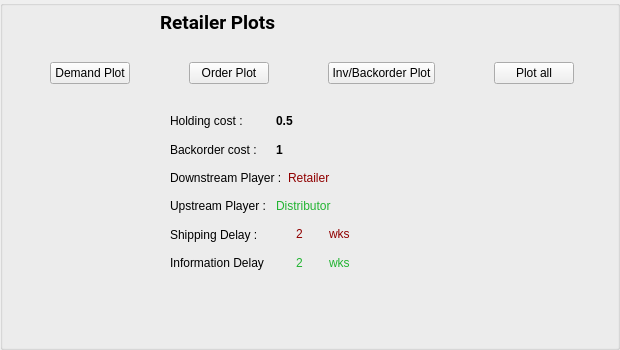
     <widget class="QGroupBox" name="groupBox_38">
      <property name="geometry">
       <rect>
        <x>660</x>
        <y>370</y>
        <width>620</width>
        <height>350</height>
       </rect>
      </property>
      <property name="styleSheet">
       <string notr="true"/>
      </property>
      <property name="title">
       <string/>
      </property>
      <widget class="QWidget" name="layoutWidget_143">
       <property name="geometry">
        <rect>
         <x>160</x>
         <y>10</y>
         <width>522</width>
         <height>25</height>
        </rect>
       </property>
       <layout class="QHBoxLayout" name="horizontalLayout_202">
        <item>
         <widget class="QLabel" name="label_585">
          <property name="font">
           <font>
            <family>Roboto</family>
            <pointsize>14</pointsize>
            <weight>75</weight>
            <bold>true</bold>
           </font>
          </property>
          <property name="text">
           <string>Retailer Plots</string>
          </property>
         </widget>
        </item>
       </layout>
      </widget>
      <widget class="QGroupBox" name="groupBox_39">
       <property name="geometry">
        <rect>
         <x>640</x>
         <y>358</y>
         <width>620</width>
         <height>350</height>
        </rect>
       </property>
       <property name="title">
        <string/>
       </property>
       <widget class="QWidget" name="layoutWidget_144">
        <property name="geometry">
         <rect>
          <x>110</x>
          <y>10</y>
          <width>332</width>
          <height>19</height>
         </rect>
        </property>
        <layout class="QHBoxLayout" name="horizontalLayout_203">
         <item>
          <widget class="QLabel" name="label_586">
           <property name="text">
            <string>Inventory and Order Status Plots for</string>
           </property>
          </widget>
         </item>
         <item>
          <widget class="QLabel" name="label_587">
           <property name="text">
            <string>Wholesaler</string>
           </property>
          </widget>
         </item>
        </layout>
       </widget>
       <widget class="QWidget" name="layoutWidget_145">
        <property name="geometry">
         <rect>
          <x>60</x>
          <y>60</y>
          <width>295</width>
          <height>76</height>
         </rect>
        </property>
        <layout class="QVBoxLayout" name="verticalLayout_87">
         <item>
          <layout class="QHBoxLayout" name="horizontalLayout_204">
           <item>
            <widget class="QPushButton" name="pushButton_51">
             <property name="text">
              <string>Demand Plot</string>
             </property>
            </widget>
           </item>
           <item>
            <spacer name="horizontalSpacer_29">
             <property name="orientation">
              <enum>Qt::Horizontal</enum>
             </property>
             <property name="sizeHint" stdset="0">
              <size>
               <width>40</width>
               <height>20</height>
              </size>
             </property>
            </spacer>
           </item>
           <item>
            <widget class="QPushButton" name="pushButton_52">
             <property name="text">
              <string>Order Plot</string>
             </property>
            </widget>
           </item>
          </layout>
         </item>
         <item>
          <layout class="QHBoxLayout" name="horizontalLayout_205">
           <item>
            <widget class="QPushButton" name="pushButton_53">
             <property name="text">
              <string>Inv/Backorder Plot</string>
             </property>
            </widget>
           </item>
           <item>
            <spacer name="horizontalSpacer_30">
             <property name="orientation">
              <enum>Qt::Horizontal</enum>
             </property>
             <property name="sizeHint" stdset="0">
              <size>
               <width>40</width>
               <height>20</height>
              </size>
             </property>
            </spacer>
           </item>
           <item>
            <widget class="QPushButton" name="pushButton_54">
             <property name="text">
              <string>Plot all</string>
             </property>
            </widget>
           </item>
          </layout>
         </item>
        </layout>
       </widget>
       <widget class="QWidget" name="layoutWidget_146">
        <property name="geometry">
         <rect>
          <x>130</x>
          <y>180</y>
          <width>205</width>
          <height>164</height>
         </rect>
        </property>
        <layout class="QVBoxLayout" name="verticalLayout_88">
         <item>
          <layout class="QHBoxLayout" name="horizontalLayout_206">
           <item>
            <widget class="QLabel" name="label_588">
             <property name="text">
              <string>Holding cost :</string>
             </property>
            </widget>
           </item>
           <item>
            <widget class="QLabel" name="label_589">
             <property name="text">
              <string>0.5</string>
             </property>
            </widget>
           </item>
          </layout>
         </item>
         <item>
          <layout class="QHBoxLayout" name="horizontalLayout_207">
           <item>
            <widget class="QLabel" name="label_590">
             <property name="text">
              <string>Backorder cost :</string>
             </property>
            </widget>
           </item>
           <item>
            <widget class="QLabel" name="label_591">
             <property name="text">
              <string>1</string>
             </property>
            </widget>
           </item>
          </layout>
         </item>
         <item>
          <layout class="QHBoxLayout" name="horizontalLayout_208">
           <item>
            <widget class="QLabel" name="label_592">
             <property name="text">
              <string>Downstream Player :</string>
             </property>
            </widget>
           </item>
           <item>
            <widget class="QLabel" name="label_593">
             <property name="text">
              <string>Retailer</string>
             </property>
            </widget>
           </item>
          </layout>
         </item>
         <item>
          <layout class="QHBoxLayout" name="horizontalLayout_209">
           <item>
            <widget class="QLabel" name="label_594">
             <property name="text">
              <string>Upstream Player :</string>
             </property>
            </widget>
           </item>
           <item>
            <widget class="QLabel" name="label_595">
             <property name="text">
              <string>Distributor</string>
             </property>
            </widget>
           </item>
          </layout>
         </item>
         <item>
          <layout class="QHBoxLayout" name="horizontalLayout_210">
           <item>
            <widget class="QLabel" name="label_596">
             <property name="text">
              <string>Shipping Delay :</string>
             </property>
            </widget>
           </item>
           <item>
            <layout class="QHBoxLayout" name="horizontalLayout_211">
             <item>
              <widget class="QLabel" name="label_597">
               <property name="text">
                <string>2</string>
               </property>
               <property name="alignment">
                <set>Qt::AlignCenter</set>
               </property>
              </widget>
             </item>
             <item>
              <widget class="QLabel" name="label_598">
               <property name="text">
                <string>wks</string>
               </property>
              </widget>
             </item>
            </layout>
           </item>
          </layout>
         </item>
         <item>
          <layout class="QHBoxLayout" name="horizontalLayout_212">
           <item>
            <widget class="QLabel" name="label_599">
             <property name="text">
              <string>Information Delay</string>
             </property>
            </widget>
           </item>
           <item>
            <layout class="QHBoxLayout" name="horizontalLayout_213">
             <item>
              <widget class="QLabel" name="label_600">
               <property name="enabled">
                <bool>true</bool>
               </property>
               <property name="text">
                <string>2</string>
               </property>
               <property name="alignment">
                <set>Qt::AlignCenter</set>
               </property>
              </widget>
             </item>
             <item>
              <widget class="QLabel" name="label_601">
               <property name="text">
                <string>wks</string>
               </property>
              </widget>
             </item>
            </layout>
           </item>
          </layout>
         </item>
        </layout>
       </widget>
       <widget class="QWidget" name="layoutWidget_147">
        <property name="geometry">
         <rect>
          <x>103</x>
          <y>150</y>
          <width>253</width>
          <height>19</height>
         </rect>
        </property>
        <layout class="QHBoxLayout" name="horizontalLayout_214">
         <item>
          <widget class="QLabel" name="label_602">
           <property name="text">
            <string>Supply chain settings for</string>
           </property>
          </widget>
         </item>
         <item>
          <widget class="QLabel" name="label_603">
           <property name="text">
            <string>Wholesaler</string>
           </property>
          </widget>
         </item>
        </layout>
       </widget>
      </widget>
      <widget class="QGroupBox" name="groupBox_40">
       <property name="geometry">
        <rect>
         <x>0</x>
         <y>358</y>
         <width>620</width>
         <height>350</height>
        </rect>
       </property>
       <property name="title">
        <string/>
       </property>
       <widget class="QLabel" name="label_604">
        <property name="geometry">
         <rect>
          <x>20</x>
          <y>50</y>
          <width>501</width>
          <height>41</height>
         </rect>
        </property>
        <property name="text">
         <string>When all the Players have placed an order, you will automatically be advanced to the next week 10 seconds after.</string>
        </property>
        <property name="wordWrap">
         <bool>true</bool>
        </property>
       </widget>
       <widget class="QWidget" name="layoutWidget_148">
        <property name="geometry">
         <rect>
          <x>20</x>
          <y>160</y>
          <width>200</width>
          <height>92</height>
         </rect>
        </property>
        <layout class="QHBoxLayout" name="horizontalLayout_215">
         <item>
          <layout class="QVBoxLayout" name="verticalLayout_89">
           <item>
            <widget class="QLabel" name="label_605">
             <property name="text">
              <string>Factory</string>
             </property>
            </widget>
           </item>
           <item>
            <widget class="QLabel" name="label_606">
             <property name="text">
              <string>Distributor</string>
             </property>
            </widget>
           </item>
           <item>
            <widget class="QLabel" name="label_607">
             <property name="text">
              <string>Wholesaler</string>
             </property>
            </widget>
           </item>
           <item>
            <widget class="QLabel" name="label_608">
             <property name="text">
              <string>Retailer</string>
             </property>
            </widget>
           </item>
          </layout>
         </item>
         <item>
          <layout class="QVBoxLayout" name="verticalLayout_90">
           <item>
            <widget class="QLabel" name="label_609">
             <property name="text">
              <string>Has not ordered</string>
             </property>
            </widget>
           </item>
           <item>
            <widget class="QLabel" name="label_610">
             <property name="text">
              <string>Order placed</string>
             </property>
            </widget>
           </item>
           <item>
            <widget class="QLabel" name="label_611">
             <property name="text">
              <string>Has not ordered</string>
             </property>
            </widget>
           </item>
           <item>
            <widget class="QLabel" name="label_612">
             <property name="text">
              <string>Order placed</string>
             </property>
            </widget>
           </item>
          </layout>
         </item>
        </layout>
       </widget>
       <widget class="QWidget" name="layoutWidget_149">
        <property name="geometry">
         <rect>
          <x>20</x>
          <y>120</y>
          <width>56</width>
          <height>19</height>
         </rect>
        </property>
        <layout class="QHBoxLayout" name="horizontalLayout_216">
         <item>
          <widget class="QLabel" name="label_613">
           <property name="text">
            <string>Week</string>
           </property>
          </widget>
         </item>
         <item>
          <widget class="QLabel" name="label_614">
           <property name="text">
            <string>2</string>
           </property>
           <property name="alignment">
            <set>Qt::AlignCenter</set>
           </property>
          </widget>
         </item>
        </layout>
       </widget>
       <widget class="QWidget" name="layoutWidget_150">
        <property name="geometry">
         <rect>
          <x>90</x>
          <y>10</y>
          <width>341</width>
          <height>19</height>
         </rect>
        </property>
        <layout class="QHBoxLayout" name="horizontalLayout_217">
         <item>
          <widget class="QLabel" name="label_615">
           <property name="text">
            <string>Status of Other Supply Chain Members of Game</string>
           </property>
          </widget>
         </item>
         <item>
          <widget class="QLabel" name="label_616">
           <property name="text">
            <string>1</string>
           </property>
           <property name="alignment">
            <set>Qt::AlignCenter</set>
           </property>
          </widget>
         </item>
        </layout>
       </widget>
      </widget>
      <widget class="QGroupBox" name="groupBox_41">
       <property name="geometry">
        <rect>
         <x>638</x>
         <y>0</y>
         <width>620</width>
         <height>350</height>
        </rect>
       </property>
       <property name="title">
        <string/>
       </property>
       <widget class="QLabel" name="label_617">
        <property name="geometry">
         <rect>
          <x>90</x>
          <y>10</y>
          <width>291</width>
          <height>20</height>
         </rect>
        </property>
        <property name="text">
         <string>Wholesaler Information for the last 10 weeks</string>
        </property>
       </widget>
       <widget class="QLabel" name="label_618">
        <property name="geometry">
         <rect>
          <x>30</x>
          <y>50</y>
          <width>371</width>
          <height>16</height>
         </rect>
        </property>
        <property name="text">
         <string>Note: the two orders placed to Wholesaler before week 1 are</string>
        </property>
       </widget>
       <widget class="QLabel" name="label_619">
        <property name="geometry">
         <rect>
          <x>390</x>
          <y>50</y>
          <width>16</width>
          <height>16</height>
         </rect>
        </property>
        <property name="text">
         <string>4</string>
        </property>
        <property name="alignment">
         <set>Qt::AlignCenter</set>
        </property>
       </widget>
       <widget class="QLabel" name="label_620">
        <property name="geometry">
         <rect>
          <x>405</x>
          <y>50</y>
          <width>21</width>
          <height>16</height>
         </rect>
        </property>
        <property name="text">
         <string>and</string>
        </property>
       </widget>
       <widget class="QLabel" name="label_621">
        <property name="geometry">
         <rect>
          <x>425</x>
          <y>50</y>
          <width>16</width>
          <height>16</height>
         </rect>
        </property>
        <property name="text">
         <string>4</string>
        </property>
        <property name="alignment">
         <set>Qt::AlignCenter</set>
        </property>
       </widget>
       <widget class="QLabel" name="label_622">
        <property name="geometry">
         <rect>
          <x>440</x>
          <y>50</y>
          <width>31</width>
          <height>16</height>
         </rect>
        </property>
        <property name="text">
         <string>units.</string>
        </property>
       </widget>
       <widget class="QTableWidget" name="tableWidget_12">
        <property name="geometry">
         <rect>
          <x>70</x>
          <y>90</y>
          <width>491</width>
          <height>51</height>
         </rect>
        </property>
        <property name="rowCount">
         <number>2</number>
        </property>
        <property name="columnCount">
         <number>7</number>
        </property>
        <attribute name="horizontalHeaderVisible">
         <bool>false</bool>
        </attribute>
        <attribute name="horizontalHeaderCascadingSectionResizes">
         <bool>true</bool>
        </attribute>
        <attribute name="horizontalHeaderMinimumSectionSize">
         <number>15</number>
        </attribute>
        <attribute name="horizontalHeaderDefaultSectionSize">
         <number>70</number>
        </attribute>
        <attribute name="verticalHeaderVisible">
         <bool>false</bool>
        </attribute>
        <attribute name="verticalHeaderDefaultSectionSize">
         <number>21</number>
        </attribute>
        <row>
         <property name="text">
          <string>titleRow</string>
         </property>
         <property name="font">
          <font>
           <weight>75</weight>
           <bold>true</bold>
          </font>
         </property>
         <property name="textAlignment">
          <set>AlignCenter</set>
         </property>
         <property name="background">
          <color>
           <red>220</red>
           <green>220</green>
           <blue>220</blue>
          </color>
         </property>
         <property name="foreground">
          <brush brushstyle="NoBrush">
           <color alpha="255">
            <red>0</red>
            <green>0</green>
            <blue>0</blue>
           </color>
          </brush>
         </property>
        </row>
        <row>
         <property name="text">
          <string>dataRow</string>
         </property>
        </row>
        <column/>
        <column/>
        <column/>
        <column/>
        <column/>
        <column/>
        <column/>
        <item row="0" column="0">
         <property name="text">
          <string>Week</string>
         </property>
        </item>
        <item row="0" column="1">
         <property name="text">
          <string>Inv/Blk</string>
         </property>
        </item>
        <item row="0" column="2">
         <property name="text">
          <string>Demand</string>
         </property>
        </item>
        <item row="0" column="3">
         <property name="text">
          <string>Incom. ships</string>
         </property>
        </item>
        <item row="0" column="4">
         <property name="text">
          <string>Outg. ships</string>
         </property>
        </item>
        <item row="0" column="5">
         <property name="text">
          <string>Orders</string>
         </property>
        </item>
        <item row="0" column="6">
         <property name="text">
          <string>Curr. cost</string>
         </property>
        </item>
        <item row="1" column="0">
         <property name="text">
          <string>1</string>
         </property>
        </item>
        <item row="1" column="1">
         <property name="text">
          <string>12</string>
         </property>
        </item>
        <item row="1" column="2">
         <property name="text">
          <string>4</string>
         </property>
        </item>
        <item row="1" column="3">
         <property name="text">
          <string>4</string>
         </property>
        </item>
        <item row="1" column="4">
         <property name="text">
          <string>4</string>
         </property>
        </item>
        <item row="1" column="5">
         <property name="text">
          <string>4</string>
         </property>
        </item>
        <item row="1" column="6">
         <property name="text">
          <string>6</string>
         </property>
        </item>
       </widget>
      </widget>
      <widget class="QWidget" name="layoutWidget_151">
       <property name="geometry">
        <rect>
         <x>170</x>
         <y>110</y>
         <width>205</width>
         <height>164</height>
        </rect>
       </property>
       <layout class="QVBoxLayout" name="verticalLayout_91">
        <item>
         <layout class="QHBoxLayout" name="horizontalLayout_218">
          <item>
           <widget class="QLabel" name="label_623">
            <property name="text">
             <string>Holding cost :</string>
            </property>
           </widget>
          </item>
          <item>
           <widget class="QLabel" name="label_624">
            <property name="font">
             <font>
              <weight>75</weight>
              <bold>true</bold>
             </font>
            </property>
            <property name="text">
             <string>0.5</string>
            </property>
           </widget>
          </item>
         </layout>
        </item>
        <item>
         <layout class="QHBoxLayout" name="horizontalLayout_219">
          <item>
           <widget class="QLabel" name="label_625">
            <property name="text">
             <string>Backorder cost :</string>
            </property>
           </widget>
          </item>
          <item>
           <widget class="QLabel" name="label_626">
            <property name="font">
             <font>
              <weight>75</weight>
              <bold>true</bold>
             </font>
            </property>
            <property name="text">
             <string>1</string>
            </property>
           </widget>
          </item>
         </layout>
        </item>
        <item>
         <layout class="QHBoxLayout" name="horizontalLayout_220">
          <item>
           <widget class="QLabel" name="label_627">
            <property name="text">
             <string>Downstream Player :</string>
            </property>
           </widget>
          </item>
          <item>
           <widget class="QLabel" name="label_628">
            <property name="text">
             <string>&lt;html&gt;&lt;head/&gt;&lt;body&gt;&lt;p&gt;&lt;span style=&quot; color:#900000;&quot;&gt;Retailer&lt;/span&gt;&lt;/p&gt;&lt;/body&gt;&lt;/html&gt;</string>
            </property>
           </widget>
          </item>
         </layout>
        </item>
        <item>
         <layout class="QHBoxLayout" name="horizontalLayout_221">
          <item>
           <widget class="QLabel" name="label_629">
            <property name="text">
             <string>Upstream Player :</string>
            </property>
           </widget>
          </item>
          <item>
           <widget class="QLabel" name="label_630">
            <property name="text">
             <string>&lt;html&gt;&lt;head/&gt;&lt;body&gt;&lt;p&gt;&lt;span style=&quot; color:#22b432;&quot;&gt;Distributor&lt;/span&gt;&lt;/p&gt;&lt;/body&gt;&lt;/html&gt;</string>
            </property>
           </widget>
          </item>
         </layout>
        </item>
        <item>
         <layout class="QHBoxLayout" name="horizontalLayout_222">
          <item>
           <widget class="QLabel" name="label_631">
            <property name="text">
             <string>Shipping Delay :</string>
            </property>
           </widget>
          </item>
          <item>
           <layout class="QHBoxLayout" name="horizontalLayout_223">
            <item>
             <widget class="QLabel" name="label_632">
              <property name="text">
               <string>&lt;html&gt;&lt;head/&gt;&lt;body&gt;&lt;p&gt;&lt;span style=&quot; color:#900000;&quot;&gt;2&lt;/span&gt;&lt;/p&gt;&lt;/body&gt;&lt;/html&gt;</string>
              </property>
              <property name="alignment">
               <set>Qt::AlignCenter</set>
              </property>
             </widget>
            </item>
            <item>
             <widget class="QLabel" name="label_633">
              <property name="text">
               <string>&lt;html&gt;&lt;head/&gt;&lt;body&gt;&lt;p&gt;&lt;span style=&quot; color:#900000;&quot;&gt;wks&lt;/span&gt;&lt;/p&gt;&lt;/body&gt;&lt;/html&gt;</string>
              </property>
             </widget>
            </item>
           </layout>
          </item>
         </layout>
        </item>
        <item>
         <layout class="QHBoxLayout" name="horizontalLayout_224">
          <item>
           <widget class="QLabel" name="label_634">
            <property name="text">
             <string>Information Delay</string>
            </property>
           </widget>
          </item>
          <item>
           <layout class="QHBoxLayout" name="horizontalLayout_225">
            <item>
             <widget class="QLabel" name="label_635">
              <property name="enabled">
               <bool>true</bool>
              </property>
              <property name="text">
               <string>&lt;html&gt;&lt;head/&gt;&lt;body&gt;&lt;p&gt;&lt;span style=&quot; color:#22b432;&quot;&gt;2&lt;/span&gt;&lt;/p&gt;&lt;/body&gt;&lt;/html&gt;</string>
              </property>
              <property name="alignment">
               <set>Qt::AlignCenter</set>
              </property>
             </widget>
            </item>
            <item>
             <widget class="QLabel" name="label_636">
              <property name="text">
               <string>&lt;html&gt;&lt;head/&gt;&lt;body&gt;&lt;p&gt;&lt;span style=&quot; color:#22b432;&quot;&gt;wks&lt;/span&gt;&lt;/p&gt;&lt;/body&gt;&lt;/html&gt;</string>
              </property>
             </widget>
            </item>
           </layout>
          </item>
         </layout>
        </item>
       </layout>
      </widget>
      <widget class="QWidget" name="layoutWidget_13">
       <property name="geometry">
        <rect>
         <x>50</x>
         <y>60</y>
         <width>524</width>
         <height>27</height>
        </rect>
       </property>
       <layout class="QHBoxLayout" name="horizontalLayout_13">
        <item>
         <widget class="QPushButton" name="pushButton_55">
          <property name="text">
           <string>Demand Plot</string>
          </property>
         </widget>
        </item>
        <item>
         <spacer name="horizontalSpacer_31">
          <property name="orientation">
           <enum>Qt::Horizontal</enum>
          </property>
          <property name="sizeHint" stdset="0">
           <size>
            <width>40</width>
            <height>20</height>
           </size>
          </property>
         </spacer>
        </item>
        <item>
         <widget class="QPushButton" name="pushButton_56">
          <property name="text">
           <string>Order Plot</string>
          </property>
         </widget>
        </item>
        <item>
         <spacer name="horizontalSpacer_32">
          <property name="orientation">
           <enum>Qt::Horizontal</enum>
          </property>
          <property name="sizeHint" stdset="0">
           <size>
            <width>40</width>
            <height>20</height>
           </size>
          </property>
         </spacer>
        </item>
        <item>
         <widget class="QPushButton" name="pushButton_57">
          <property name="text">
           <string>Inv/Backorder Plot</string>
          </property>
         </widget>
        </item>
        <item>
         <spacer name="horizontalSpacer_33">
          <property name="orientation">
           <enum>Qt::Horizontal</enum>
          </property>
          <property name="sizeHint" stdset="0">
           <size>
            <width>40</width>
            <height>20</height>
           </size>
          </property>
         </spacer>
        </item>
        <item>
         <widget class="QPushButton" name="pushButton_58">
          <property name="text">
           <string>Plot all</string>
          </property>
         </widget>
        </item>
       </layout>
      </widget>
     </widget>
